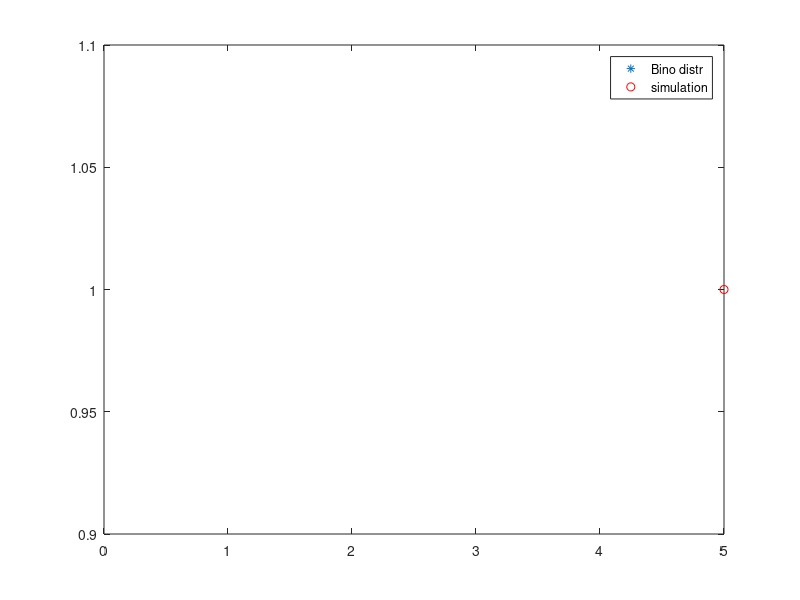

Write MATLAB code to recreate this figure.
%binomial distribution
clear all;

n = input('no trials = ');
p = input('p in (0,1)='); %parameter of distribution
U = rand(n,1);
X = sum(U<p);

N = input('nr of simulations='); %size of monte carlo study try 10, 1e3(1000) 1e5

for i=1:N
    U=rand(n,1);
    X(i)=sum(U<p);
end

%see if its a good simulation
%compare it to the Bino(n,p) graphically
UX = unique(X); %distinct values in X
nX = hist(X,length(UX));
rel_freq = nX/N;  %approx of probability

k=0:n;
pk = binopdf(k,n,p); %probability for every k, true Bino*n.p)
clf;
plot(k,pk,'*', UX, rel_freq, 'ro')
legend('Bino distr', 'simulation')






